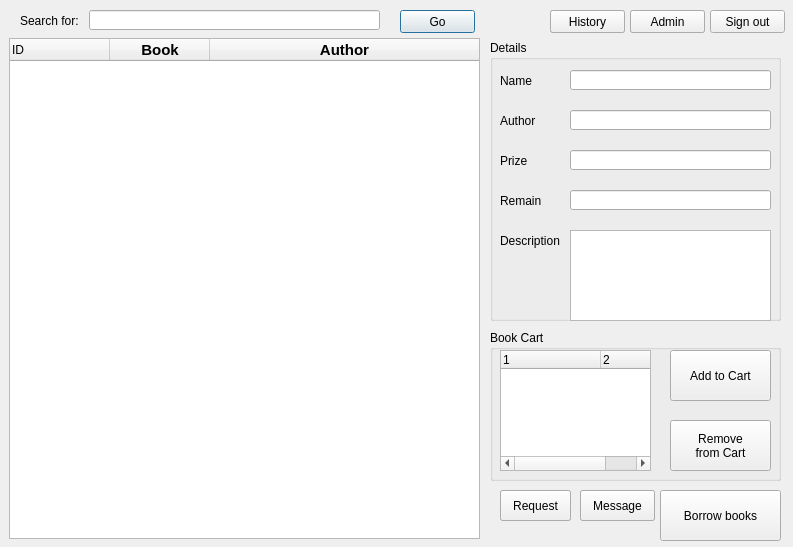
<?xml version="1.0" encoding="UTF-8"?>
<ui version="4.0">
 <class>lib</class>
 <widget class="QDialog" name="lib">
  <property name="geometry">
   <rect>
    <x>0</x>
    <y>0</y>
    <width>793</width>
    <height>547</height>
   </rect>
  </property>
  <property name="minimumSize">
   <size>
    <width>793</width>
    <height>547</height>
   </size>
  </property>
  <property name="maximumSize">
   <size>
    <width>793</width>
    <height>16777215</height>
   </size>
  </property>
  <property name="windowTitle">
   <string>Dialog</string>
  </property>
  <widget class="QLineEdit" name="search_edit">
   <property name="geometry">
    <rect>
     <x>89</x>
     <y>10</y>
     <width>291</width>
     <height>20</height>
    </rect>
   </property>
  </widget>
  <widget class="QPushButton" name="search_button">
   <property name="geometry">
    <rect>
     <x>400</x>
     <y>10</y>
     <width>75</width>
     <height>23</height>
    </rect>
   </property>
   <property name="text">
    <string>Go</string>
   </property>
   <property name="icon">
    <iconset>
     <normaloff>image/48/search.png</normaloff>image/48/search.png</iconset>
   </property>
   <property name="iconSize">
    <size>
     <width>20</width>
     <height>20</height>
    </size>
   </property>
  </widget>
  <widget class="QTreeWidget" name="tree">
   <property name="geometry">
    <rect>
     <x>9</x>
     <y>38</y>
     <width>471</width>
     <height>501</height>
    </rect>
   </property>
   <property name="autoFillBackground">
    <bool>false</bool>
   </property>
   <column>
    <property name="text">
     <string>ID</string>
    </property>
   </column>
   <column>
    <property name="text">
     <string>Book</string>
    </property>
    <property name="font">
     <font>
      <pointsize>11</pointsize>
      <weight>75</weight>
      <bold>true</bold>
     </font>
    </property>
    <property name="textAlignment">
     <set>AlignCenter</set>
    </property>
   </column>
   <column>
    <property name="text">
     <string>Author</string>
    </property>
    <property name="font">
     <font>
      <pointsize>11</pointsize>
      <weight>75</weight>
      <bold>true</bold>
     </font>
    </property>
    <property name="textAlignment">
     <set>AlignCenter</set>
    </property>
   </column>
  </widget>
  <widget class="QPushButton" name="borrow_button">
   <property name="geometry">
    <rect>
     <x>660</x>
     <y>490</y>
     <width>121</width>
     <height>51</height>
    </rect>
   </property>
   <property name="text">
    <string>Borrow books</string>
   </property>
   <property name="icon">
    <iconset>
     <normaloff>image/48/shield-ok.png</normaloff>image/48/shield-ok.png</iconset>
   </property>
   <property name="iconSize">
    <size>
     <width>20</width>
     <height>20</height>
    </size>
   </property>
  </widget>
  <widget class="QGroupBox" name="groupBox">
   <property name="geometry">
    <rect>
     <x>490</x>
     <y>40</y>
     <width>291</width>
     <height>281</height>
    </rect>
   </property>
   <property name="title">
    <string>Details</string>
   </property>
   <property name="flat">
    <bool>true</bool>
   </property>
   <widget class="QLineEdit" name="book_name">
    <property name="geometry">
     <rect>
      <x>80</x>
      <y>30</y>
      <width>201</width>
      <height>20</height>
     </rect>
    </property>
    <property name="readOnly">
     <bool>true</bool>
    </property>
   </widget>
   <widget class="QLineEdit" name="book_author">
    <property name="geometry">
     <rect>
      <x>80</x>
      <y>70</y>
      <width>201</width>
      <height>20</height>
     </rect>
    </property>
    <property name="readOnly">
     <bool>true</bool>
    </property>
   </widget>
   <widget class="QLineEdit" name="book_prize">
    <property name="geometry">
     <rect>
      <x>80</x>
      <y>110</y>
      <width>201</width>
      <height>20</height>
     </rect>
    </property>
    <property name="readOnly">
     <bool>true</bool>
    </property>
   </widget>
   <widget class="QLineEdit" name="book_remain">
    <property name="geometry">
     <rect>
      <x>80</x>
      <y>150</y>
      <width>201</width>
      <height>20</height>
     </rect>
    </property>
    <property name="readOnly">
     <bool>true</bool>
    </property>
   </widget>
   <widget class="QLabel" name="label">
    <property name="geometry">
     <rect>
      <x>10</x>
      <y>30</y>
      <width>41</width>
      <height>21</height>
     </rect>
    </property>
    <property name="text">
     <string>Name</string>
    </property>
   </widget>
   <widget class="QLabel" name="label_2">
    <property name="geometry">
     <rect>
      <x>10</x>
      <y>70</y>
      <width>41</width>
      <height>21</height>
     </rect>
    </property>
    <property name="text">
     <string>Author</string>
    </property>
   </widget>
   <widget class="QLabel" name="label_3">
    <property name="geometry">
     <rect>
      <x>10</x>
      <y>110</y>
      <width>41</width>
      <height>21</height>
     </rect>
    </property>
    <property name="text">
     <string>Prize</string>
    </property>
   </widget>
   <widget class="QLabel" name="label_4">
    <property name="geometry">
     <rect>
      <x>10</x>
      <y>150</y>
      <width>41</width>
      <height>21</height>
     </rect>
    </property>
    <property name="text">
     <string>Remain</string>
    </property>
   </widget>
   <widget class="QLabel" name="label_7">
    <property name="geometry">
     <rect>
      <x>10</x>
      <y>190</y>
      <width>61</width>
      <height>21</height>
     </rect>
    </property>
    <property name="text">
     <string>Description</string>
    </property>
   </widget>
   <widget class="QPlainTextEdit" name="book_des">
    <property name="geometry">
     <rect>
      <x>80</x>
      <y>190</y>
      <width>201</width>
      <height>91</height>
     </rect>
    </property>
   </widget>
  </widget>
  <widget class="QGroupBox" name="groupBox_3">
   <property name="geometry">
    <rect>
     <x>490</x>
     <y>330</y>
     <width>291</width>
     <height>151</height>
    </rect>
   </property>
   <property name="title">
    <string>Book Cart</string>
   </property>
   <property name="flat">
    <bool>true</bool>
   </property>
   <widget class="QTreeWidget" name="cart">
    <property name="geometry">
     <rect>
      <x>10</x>
      <y>20</y>
      <width>151</width>
      <height>121</height>
     </rect>
    </property>
    <column>
     <property name="text">
      <string>1</string>
     </property>
    </column>
    <column>
     <property name="text">
      <string>2</string>
     </property>
    </column>
   </widget>
   <widget class="QPushButton" name="add_button">
    <property name="geometry">
     <rect>
      <x>180</x>
      <y>20</y>
      <width>101</width>
      <height>51</height>
     </rect>
    </property>
    <property name="text">
     <string>Add to Cart</string>
    </property>
    <property name="icon">
     <iconset>
      <normaloff>image/48/box-in.png</normaloff>image/48/box-in.png</iconset>
    </property>
    <property name="iconSize">
     <size>
      <width>20</width>
      <height>20</height>
     </size>
    </property>
   </widget>
   <widget class="QPushButton" name="remove_button">
    <property name="geometry">
     <rect>
      <x>180</x>
      <y>90</y>
      <width>101</width>
      <height>51</height>
     </rect>
    </property>
    <property name="text">
     <string>Remove 
from Cart</string>
    </property>
    <property name="icon">
     <iconset>
      <normaloff>image/48/box-out.png</normaloff>image/48/box-out.png</iconset>
    </property>
    <property name="iconSize">
     <size>
      <width>20</width>
      <height>20</height>
     </size>
    </property>
   </widget>
  </widget>
  <widget class="QPushButton" name="info_button">
   <property name="geometry">
    <rect>
     <x>630</x>
     <y>10</y>
     <width>75</width>
     <height>23</height>
    </rect>
   </property>
   <property name="text">
    <string>Info</string>
   </property>
   <property name="icon">
    <iconset>
     <normaloff>image/48/sign-info.png</normaloff>image/48/sign-info.png</iconset>
   </property>
   <property name="iconSize">
    <size>
     <width>20</width>
     <height>20</height>
    </size>
   </property>
  </widget>
  <widget class="QPushButton" name="sign_out">
   <property name="geometry">
    <rect>
     <x>710</x>
     <y>10</y>
     <width>75</width>
     <height>23</height>
    </rect>
   </property>
   <property name="text">
    <string>Sign out</string>
   </property>
   <property name="icon">
    <iconset>
     <normaloff>image/numix_circle_for_windows_by_neiio-dag5dlc/Numix Circle For Windows/PNG/kshutdown.png</normaloff>image/numix_circle_for_windows_by_neiio-dag5dlc/Numix Circle For Windows/PNG/kshutdown.png</iconset>
   </property>
   <property name="iconSize">
    <size>
     <width>20</width>
     <height>20</height>
    </size>
   </property>
  </widget>
  <widget class="QPushButton" name="admin">
   <property name="geometry">
    <rect>
     <x>630</x>
     <y>10</y>
     <width>75</width>
     <height>23</height>
    </rect>
   </property>
   <property name="text">
    <string>Admin</string>
   </property>
   <property name="icon">
    <iconset>
     <normaloff>image/48/user-male.png</normaloff>image/48/user-male.png</iconset>
   </property>
   <property name="iconSize">
    <size>
     <width>20</width>
     <height>20</height>
    </size>
   </property>
  </widget>
  <widget class="QPushButton" name="library">
   <property name="geometry">
    <rect>
     <x>550</x>
     <y>10</y>
     <width>75</width>
     <height>23</height>
    </rect>
   </property>
   <property name="text">
    <string>Library</string>
   </property>
   <property name="icon">
    <iconset>
     <normaloff>image/numix_circle_for_windows_by_neiio-dag5dlc/Numix Circle For Windows/PNG/calibre-ebook-edit.png</normaloff>image/numix_circle_for_windows_by_neiio-dag5dlc/Numix Circle For Windows/PNG/calibre-ebook-edit.png</iconset>
   </property>
   <property name="iconSize">
    <size>
     <width>20</width>
     <height>20</height>
    </size>
   </property>
  </widget>
  <widget class="QPushButton" name="history">
   <property name="geometry">
    <rect>
     <x>550</x>
     <y>10</y>
     <width>75</width>
     <height>23</height>
    </rect>
   </property>
   <property name="text">
    <string>History</string>
   </property>
   <property name="icon">
    <iconset>
     <normaloff>image/numix_circle_for_windows_by_neiio-dag5dlc/Numix Circle For Windows/PNG/calibre.png</normaloff>image/numix_circle_for_windows_by_neiio-dag5dlc/Numix Circle For Windows/PNG/calibre.png</iconset>
   </property>
   <property name="iconSize">
    <size>
     <width>22</width>
     <height>22</height>
    </size>
   </property>
  </widget>
  <widget class="QPushButton" name="contact">
   <property name="geometry">
    <rect>
     <x>500</x>
     <y>490</y>
     <width>71</width>
     <height>31</height>
    </rect>
   </property>
   <property name="text">
    <string>Contact</string>
   </property>
   <property name="icon">
    <iconset>
     <normaloff>image/numix_circle_for_windows_by_neiio-dag5dlc/Numix Circle For Windows/PNG/gmail-offline.png</normaloff>image/numix_circle_for_windows_by_neiio-dag5dlc/Numix Circle For Windows/PNG/gmail-offline.png</iconset>
   </property>
   <property name="iconSize">
    <size>
     <width>20</width>
     <height>20</height>
    </size>
   </property>
  </widget>
  <widget class="QPushButton" name="message">
   <property name="geometry">
    <rect>
     <x>580</x>
     <y>490</y>
     <width>75</width>
     <height>31</height>
    </rect>
   </property>
   <property name="text">
    <string>Message</string>
   </property>
   <property name="icon">
    <iconset>
     <normaloff>image/48/bubble.png</normaloff>image/48/bubble.png</iconset>
   </property>
  </widget>
  <widget class="QPushButton" name="lib_message">
   <property name="geometry">
    <rect>
     <x>580</x>
     <y>490</y>
     <width>75</width>
     <height>31</height>
    </rect>
   </property>
   <property name="text">
    <string>Message</string>
   </property>
   <property name="icon">
    <iconset>
     <normaloff>image/48/bubble.png</normaloff>image/48/bubble.png</iconset>
   </property>
  </widget>
  <widget class="QPushButton" name="request">
   <property name="geometry">
    <rect>
     <x>500</x>
     <y>490</y>
     <width>71</width>
     <height>31</height>
    </rect>
   </property>
   <property name="text">
    <string>Request</string>
   </property>
   <property name="icon">
    <iconset>
     <normaloff>image/48/bullhorn.png</normaloff>image/48/bullhorn.png</iconset>
   </property>
  </widget>
  <widget class="QLabel" name="label_5">
   <property name="geometry">
    <rect>
     <x>0</x>
     <y>0</y>
     <width>791</width>
     <height>551</height>
    </rect>
   </property>
   <property name="text">
    <string/>
   </property>
   <property name="pixmap">
    <pixmap resource="design.qrc">:/new/image/pink.jpg</pixmap>
   </property>
   <property name="scaledContents">
    <bool>true</bool>
   </property>
  </widget>
  <widget class="QLabel" name="label_6">
   <property name="geometry">
    <rect>
     <x>20</x>
     <y>10</y>
     <width>61</width>
     <height>21</height>
    </rect>
   </property>
   <property name="text">
    <string>Search for:</string>
   </property>
  </widget>
  <zorder>label_5</zorder>
  <zorder>search_edit</zorder>
  <zorder>search_button</zorder>
  <zorder>tree</zorder>
  <zorder>borrow_button</zorder>
  <zorder>groupBox</zorder>
  <zorder>groupBox_3</zorder>
  <zorder>info_button</zorder>
  <zorder>sign_out</zorder>
  <zorder>admin</zorder>
  <zorder>library</zorder>
  <zorder>history</zorder>
  <zorder>contact</zorder>
  <zorder>message</zorder>
  <zorder>lib_message</zorder>
  <zorder>request</zorder>
  <zorder>label_6</zorder>
 </widget>
 <resources>
  <include location="design.qrc"/>
 </resources>
 <connections/>
</ui>
